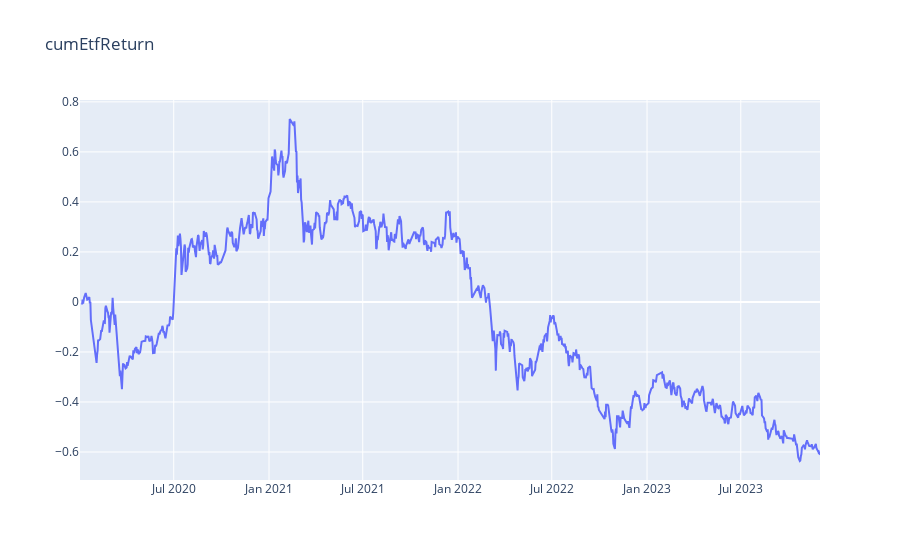

Source (notebook cell):
### Markdown cell above
## 多头收益
收益计算逻辑：长期持有delta份300etf，因此多头收益等同于300etf的日收益率曲线

### Code cell
portfolio['etfPosition'] = portfolio['delta'].shift(1) # 需要shift(1)一下，因为是尾盘调仓，所以当日的delta中性仓位是按照昨日的收盘价计算的
portfolio['etfReturn'] = portfolio['etf300Price'].diff() * portfolio['etfPosition']
portfolio['etfReturn'] = portfolio['etfReturn'] - (0.0001 * portfolio['etf300Price']+  0.001*slippage ) * portfolio['etfPosition'].diff() # 买入etf300需要手续费
# 计算累加收益
portfolio['cumEtfReturn'] = portfolio['etfReturn'].cumsum()
# 可视化
fig = go.Figure()
fig.add_trace(go.Scatter(x=portfolio['datetime'], y=portfolio['cumEtfReturn'], name="cumEtfReturn"))
fig.update_layout(title_text='cumEtfReturn')
fig.show()

### Figure 1 — Plotly figure (JSON) as saved in the notebook; plotly's stock layout.template omitted (floating-point values rounded to 4 significant figures; data arrays with more than 128 entries replaced by an {"elided": "..."} marker saying what was removed)
{"data": [{"name": "cumEtfReturn", "type": "scatter", "x": {"elided": "950 str values"}, "y": {"elided": "950 float values"}}], "layout": {"title": {"text": "cumEtfReturn"}}}
